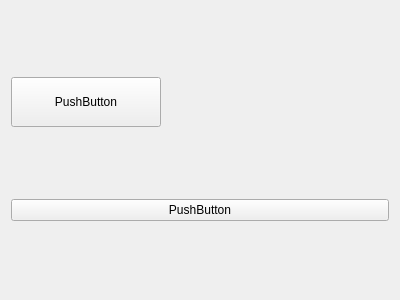
<?xml version="1.0" encoding="UTF-8"?>
<ui version="4.0">
 <class>LoginForm</class>
 <widget class="QWidget" name="LoginForm">
  <property name="geometry">
   <rect>
    <x>0</x>
    <y>0</y>
    <width>400</width>
    <height>300</height>
   </rect>
  </property>
  <property name="windowTitle">
   <string>Form</string>
  </property>
  <layout class="QVBoxLayout" name="verticalLayout">
   <item>
    <widget class="QPushButton" name="pushButton">
     <property name="maximumSize">
      <size>
       <width>150</width>
       <height>50</height>
      </size>
     </property>
     <property name="text">
      <string>PushButton</string>
     </property>
    </widget>
   </item>
   <item>
    <widget class="QPushButton" name="pushButton_2">
     <property name="text">
      <string>PushButton</string>
     </property>
    </widget>
   </item>
  </layout>
 </widget>
 <resources/>
 <connections/>
</ui>
